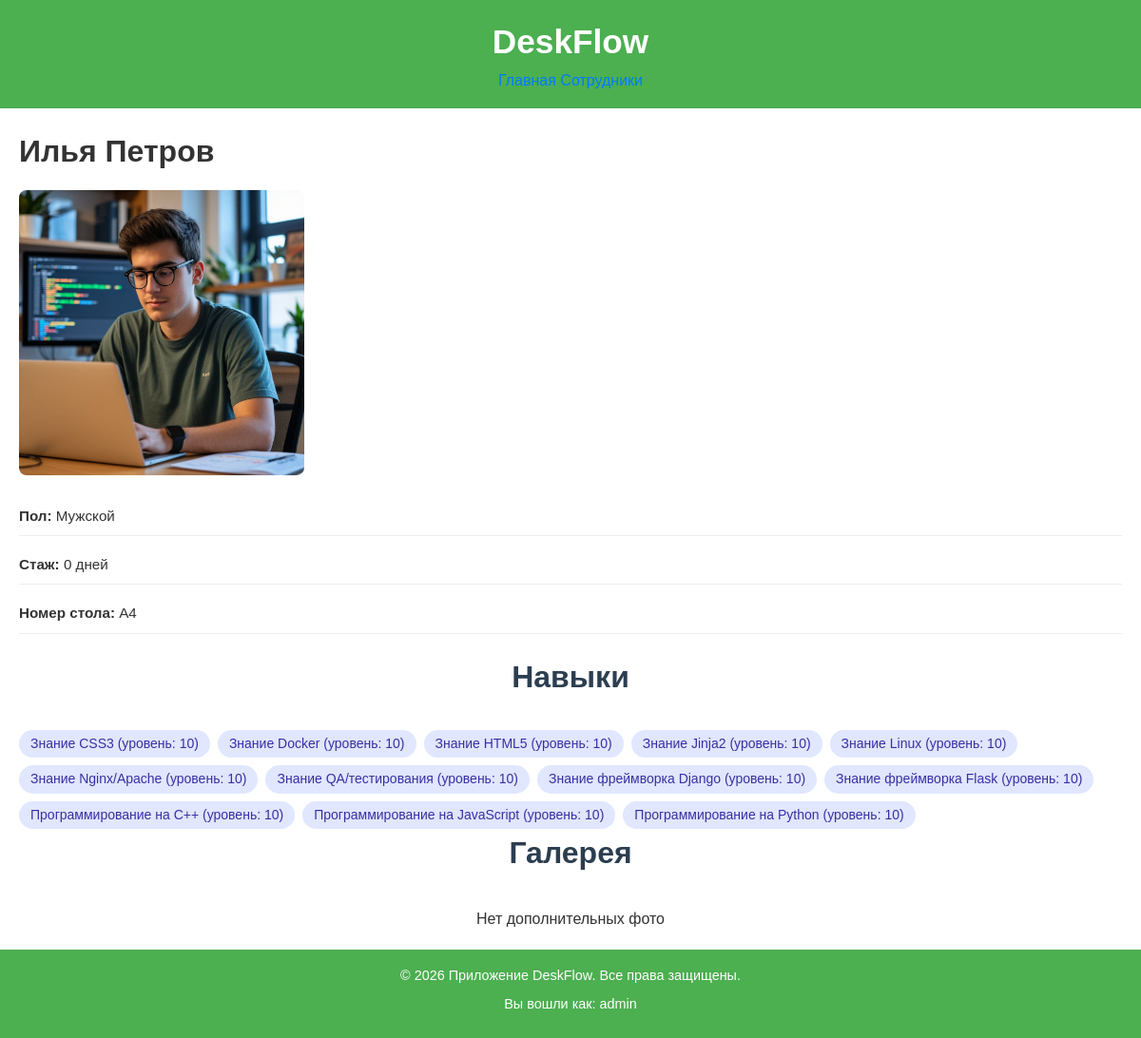
The page /employees/5/ (signed in) on the database as committed earlier.
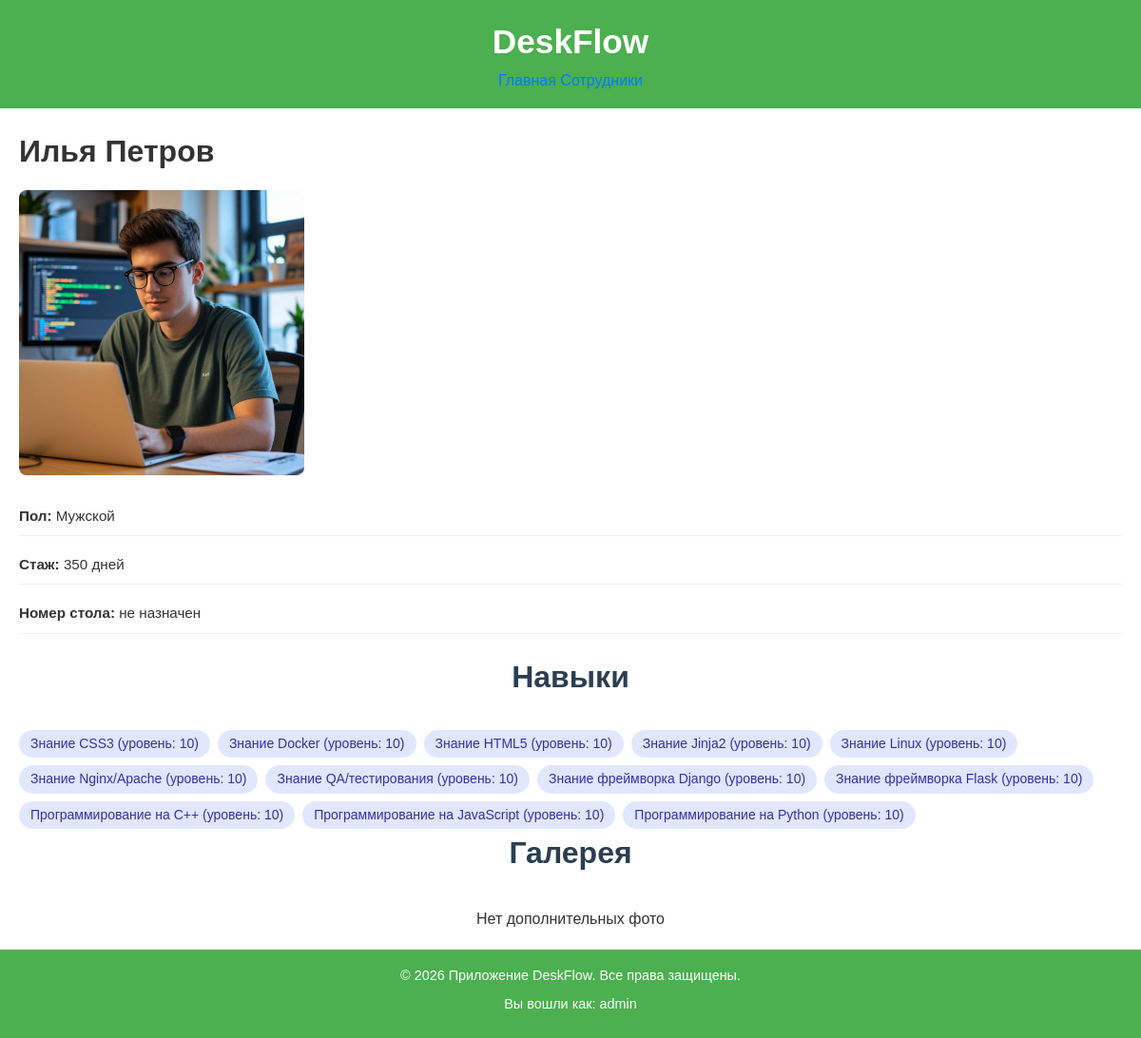
The same page on the database as committed later.
### desks/models.py (models this page shows, shortened)
class Desk(models.Model):
    number = models.CharField(
        _("номер стола"),
        max_length=20,
        unique=True,
        help_text=_("например, A12, 305, B-02"),
    )
    extra_info = models.TextField(
        _("дополнительная информация"),
        blank=True,
        help_text=_("любые примечания по рабочему месту"),
    )
    employee = models.OneToOneField(
        'employees.EmployeeProfile',
        on_delete=models.SET_NULL,
        null=True,
        blank=True,
        related_name="desk",
        verbose_name=_("закреплённый сотрудник"),
    )
    created_at = models.DateTimeField(_("дата создания"), auto_now_add=True)
    updated_at = models.DateTimeField(_("дата обновления"), auto_now=True)
    class Meta:
        verbose_name = _("рабочее место")
        verbose_name_plural = _("рабочие места")
        ordering = ["number"]

### employees/views.py (the view)
# urls.py: path('employees/<int:pk>/', EmployeeDetailView.as_view(), name='employee_detail'),
class EmployeeDetailView(LoginRequiredMixin, DetailView):
    model = EmployeeProfile
    template_name = "employees/employee_detail.html"
    login_url = "/login/"
    context_object_name = "employee"
    def get_queryset(self):
        return super().get_queryset().select_related('desk') \
            .prefetch_related(
                Prefetch(
                    'images',
                    queryset=EmployeeImage.objects.order_by('order'),
                    to_attr='prefetched_images'
                ),
                Prefetch(
                    'employee_skills',
                    queryset=EmployeeSkill.objects.select_related('skill').order_by('skill__name'),
                    to_attr='prefetched_employee_skills'
                )
            )
    def get_context_data(self, **kwargs):
        context = super().get_context_data(**kwargs)
        employee = self.object
        prefetched_images = getattr(employee, 'prefetched_images', [])
        context['main_image'] = prefetched_images[0] if prefetched_images else None
        context['other_images'] = prefetched_images[1:] if len(prefetched_images) > 1 else []
        context['skills_with_levels'] = getattr(employee, 'prefetched_employee_skills', [])
        context['experience_days'] = (timezone.now().date() - employee.hire_date).days if employee.hire_date else 0
        if hasattr(employee, 'desk') and employee.desk:
            context['desk_number'] = employee.desk.number
        else:
            context['desk_number'] = None
        return context

### templates/employees/employee_detail.html (shortened to what this page needs)
{% extends 'base.html' %}
{% block content %}
    <div class="employee-detail">
        <h1>{{ employee.first_name }} {{ employee.last_name }}</h1>
        {% if main_image %}
            <img src="{{ main_image.image.url }}" class="main-photo" alt="Заглавное фото">
        {% endif %}
        <ul class="info-list">
            <li><strong>Пол:</strong> {{ employee.get_gender_display|default:"не указан" }}</li>
            <li><strong>Стаж:</strong> {{ experience_days }} дней</li>
            <li><strong>Номер стола:</strong> {{ desk_number|default:"не назначен" }}</li>
        </ul>
        <h2>Навыки</h2>
        <div class="skills-tags">
            {% for es in skills_with_levels %}
                <span class="skill-tag">{{ es.skill.name }} (уровень: {{ es.level }})</span>
            {% empty %}
                <span class="skill-tag skill-tag--empty">Нет навыков</span>
            {% endfor %}
        </div>
        <h2>Галерея</h2>
        <div class="photo-grid">
            {% for image in other_images %}
                <img src="{{ image.image.url }}" alt="Фото №{{ image.order }}">
            {% empty %}
                <p>Нет дополнительных фото</p>
            {% endfor %}
        </div>
    </div>
{% endblock %}

Rows that differ between the two databases and show on the page:
removed Desk: number "А4"
Other text that changed with them:
{{ experience_days }}: "0" → "350"
{{ desk_number|default:"не назначен" }}: (not shown) → "не назначен"
